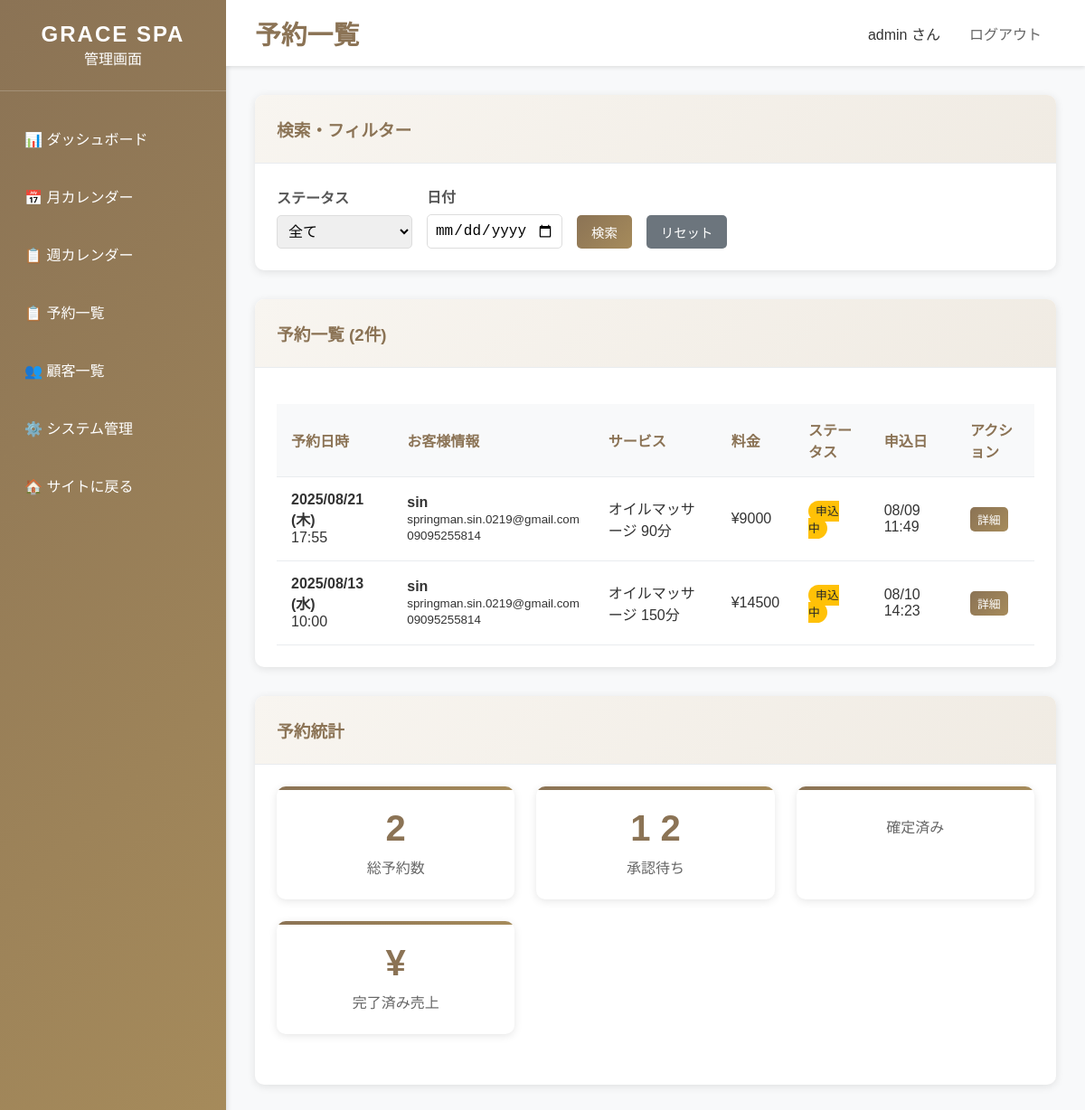
/dashboard/bookings/ (signed in), run on an earlier commit of the app's database.
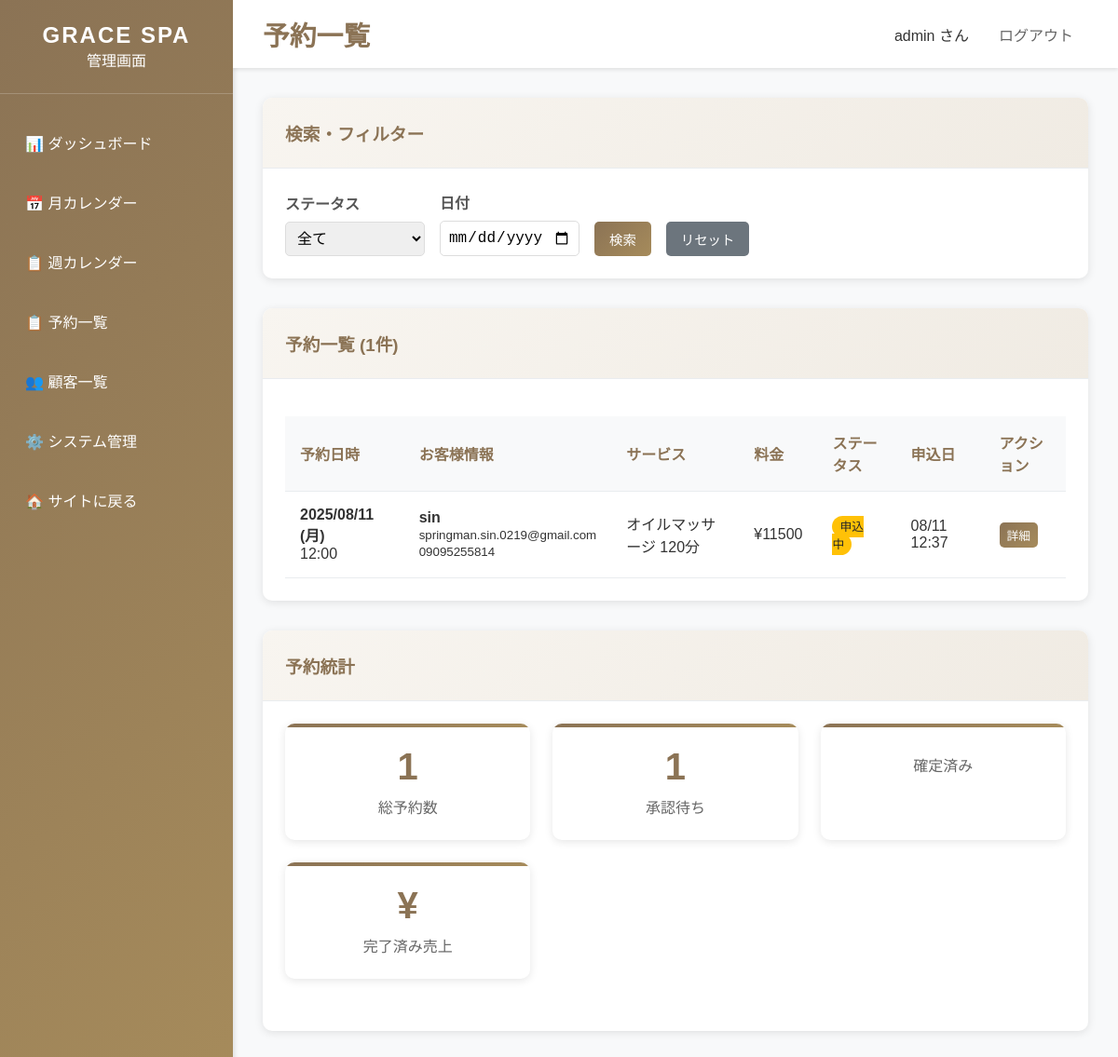
And on a later commit of the database.
### bookings/models.py (models this page shows, shortened)
class Booking(models.Model):
    STATUS_CHOICES = [
        ('pending', '予約申込中'),
        ('confirmed', '予約確定'),
        ('completed', '施術完了'),
        ('cancelled', 'キャンセル'),
        ('no_show', '無断キャンセル'),
    ]
    customer = models.ForeignKey(Customer, on_delete=models.CASCADE, verbose_name='顧客')
    service = models.ForeignKey(Service, on_delete=models.CASCADE, verbose_name='サービス')
    therapist = models.ForeignKey(Therapist, on_delete=models.CASCADE, verbose_name='施術者', blank=True, null=True)
    booking_date = models.DateField('予約日')
    booking_time = models.TimeField('予約時間')
    status = models.CharField('ステータス', max_length=20, choices=STATUS_CHOICES, default='pending')
    notes = models.TextField('備考', blank=True)
    created_at = models.DateTimeField('作成日時', auto_now_add=True)
    updated_at = models.DateTimeField('更新日時', auto_now=True)
    class Meta:
        verbose_name = '予約'
        verbose_name_plural = '予約'
        unique_together = ['booking_date', 'booking_time', 'therapist']

class Customer(models.Model):
    name = models.CharField('お名前', max_length=100)
    email = models.EmailField('メールアドレス')
    phone_regex = RegexValidator(
        regex=r'^[0-9\-]+$',
        message="電話番号は数字とハイフンのみ入力可能です。"
    )
    phone = models.CharField('電話番号', validators=[phone_regex], max_length=20)
    notes = models.TextField('備考', blank=True)
    created_at = models.DateTimeField('作成日時', auto_now_add=True)
    class Meta:
        verbose_name = '顧客'
        verbose_name_plural = '顧客'

class Service(models.Model):
    name = models.CharField('サービス名', max_length=100)
    duration_minutes = models.IntegerField('時間（分）')
    price = models.IntegerField('料金')
    description = models.TextField('説明', blank=True)
    is_active = models.BooleanField('有効', default=True)
    created_at = models.DateTimeField('作成日時', auto_now_add=True)
    class Meta:
        verbose_name = 'サービス'
        verbose_name_plural = 'サービス'

### dashboard/views.py (the view)
# urls.py: path('dashboard/bookings/', views.booking_list, name='booking_list'),
@staff_member_required
def booking_list(request):
    status_filter = request.GET.get('status', '')
    date_filter = request.GET.get('date', '')
    bookings = Booking.objects.all()
    if status_filter:
        bookings = bookings.filter(status=status_filter)
    if date_filter:
        try:
            filter_date = datetime.strptime(date_filter, '%Y-%m-%d').date()
            bookings = bookings.filter(booking_date=filter_date)
        except ValueError:
            pass
    bookings = bookings.order_by('-booking_date', '-booking_time')
    context = {
        'title': '予約一覧 - GRACE SPA管理画面',
        'bookings': bookings,
        'status_choices': Booking.STATUS_CHOICES,
        'current_status': status_filter,
        'current_date': date_filter,
    }
    return render(request, 'dashboard/booking_list.html', context)

### templates/dashboard/booking_list.html (shortened to what this page needs)
{% extends 'dashboard/base_dashboard.html' %}
{% block page_title %}予約一覧{% endblock %}
{% block content %}
<div class="card">
    <div class="card-header">
        <h3>検索・フィルター</h3>
    </div>
    <div class="card-body">
        <form method="get" style="display: flex; gap: 1rem; align-items: end;">
            <div class="form-group" style="margin-bottom: 0;">
                <label for="status">ステータス</label>
                <select name="status" id="status" class="form-control" style="width: 150px;">
                    <option value="">全て</option>
                </select>
            </div>
            <div class="form-group" style="margin-bottom: 0;">
                <label for="date">日付</label>
                <input type="date" name="date" id="date" value="{{ current_date }}" class="form-control" style="width: 150px;">
            </div>
            <button type="submit" class="btn btn-primary">検索</button>
            <a href="{% url 'dashboard:booking_list' %}" class="btn btn-secondary">リセット</a>
        </form>
    </div>
</div>
<div class="card">
    <div class="card-header">
        <h3>予約一覧 ({{ bookings.count }}件)</h3>
    </div>
    <div class="card-body">
        {% if bookings %}
            <table class="table">
                <thead>
                    <tr>
                        <th>予約日時</th>
                        <th>お客様情報</th>
                        <th>サービス</th>
                        <th>料金</th>
                        <th>ステータス</th>
                        <th>申込日</th>
                        <th>アクション</th>
                    </tr>
                </thead>
                <tbody>
                    {% for booking in bookings %}
                    <tr>
                        <td>
                            <strong>{{ booking.booking_date|date:"Y/m/d (D)" }}</strong><br>
                            {{ booking.booking_time }}
                        </td>
                        <td>
                            <strong>{{ booking.customer.name }}</strong><br>
                            <small>{{ booking.customer.email }}</small><br>
                            <small>{{ booking.customer.phone }}</small>
                        </td>
                        <td>{{ booking.service.name }}</td>
                        <td>¥{{ booking.service.price|floatformat:0 }}</td>
                        <td>
                            {% if booking.status == 'pending' %}
                                <span class="badge badge-pending">申込中</span>
                            {% elif booking.status == 'confirmed' %}
                                <span class="badge badge-confirmed">確定</span>
                            {% elif booking.status == 'completed' %}
                                <span class="badge badge-completed">完了</span>
                            {% elif booking.status == 'cancelled' %}
                                <span class="badge badge-cancelled">キャンセル</span>
                            {% elif booking.status == 'no_show' %}
                                <span class="badge badge-no-show">無断キャンセル</span>
                            {% endif %}
                        </td>
                        <td>
                            {{ booking.created_at|date:"m/d H:i" }}
                        </td>
                        <td>
                            <a href="{% url 'dashboard:booking_detail' booking.id %}" class="btn btn-primary btn-sm">詳細</a>
                        </td>
                    </tr>
                    {% endfor %}
                </tbody>
            </table>
        {% else %}
            <p style="text-align: center; color: #666; padding: 3rem;">
                条件に合う予約が見つかりません。
            </p>
        {% endif %}
    </div>
</div>
<div class="card">
    <div class="card-header">
        <h3>予約統計</h3>
    </div>
    <div class="card-body">
        <div class="stats-grid">
            <div class="stat-card">
                <div class="stat-number">
                    {{ bookings|length }}
                </div>
                <div class="stat-label">総予約数</div>
            </div>
            <div class="stat-card">
                <div class="stat-number">
                    {% with pending_count=0 %}
                        {% for booking in bookings %}
                            {% if booking.status == 'pending' %}
                                {{ forloop.counter0|add:1 }}
                            {% endif %}
                        {% endfor %}
                    {% endwith %}
                </div>
                <div class="stat-label">承認待ち</div>
            </div>
            <div class="stat-card">
                <div class="stat-label">確定済み</div>
            </div>
            <div class="stat-card">
                <div class="stat-number">
                    {% with total_revenue=0 %}
                        ¥{% for booking in bookings %}{% if booking.status == 'completed' %}{{ booking.service.price|add:0 }}{% if not forloop.last %}+{% endif %}{% endif %}{% endfor %}
                    {% endwith %}
                </div>
                <div class="stat-label">完了済み売上</div>
            </div>
        </div>
    </div>
</div>
{% endblock %}

### templates/dashboard/base_dashboard.html (shortened to what this page needs)
<!DOCTYPE html>
<html lang="ja">
<head>
</head>
<body>
    <div class="dashboard-container">
        <nav class="sidebar">
            <div class="sidebar-header">
                <h2>GRACE SPA</h2>
                <p>管理画面</p>
            </div>
            <ul class="sidebar-nav">
                <li class="nav-item">
                    <a href="{% url 'dashboard:home' %}" class="nav-link">
                        📊 ダッシュボード
                    </a>
                </li>
                <li class="nav-item">
                    <a href="{% url 'dashboard:calendar' %}" class="nav-link">
                        📅 月カレンダー
                    </a>
                </li>
                <li class="nav-item">
                    <a href="{% url 'dashboard:week_calendar' %}" class="nav-link">
                        📋 週カレンダー
                    </a>
                </li>
                <li class="nav-item">
                    <a href="{% url 'dashboard:booking_list' %}" class="nav-link">
                        📋 予約一覧
                    </a>
                </li>
                <li class="nav-item">
                    <a href="{% url 'dashboard:customer_list' %}" class="nav-link">
                        👥 顧客一覧
                    </a>
                </li>
                <li class="nav-item">
                    <a href="/admin/" class="nav-link">
                        ⚙️ システム管理
                    </a>
                </li>
                <li class="nav-item">
                    <a href="{% url 'website:home' %}" class="nav-link">
                        🏠 サイトに戻る
                    </a>
                </li>
            </ul>
        </nav>
        <main class="main-content">
            <div class="topbar">
                <h1>{% block page_title %}ダッシュボード{% endblock %}</h1>
                <div class="user-info">
                    <span>{{ user.username }} さん</span>
                    <a href="/admin/logout/">ログアウト</a>
                </div>
            </div>
            <div class="content-area">
                {% block content %}
                {% endblock %}
            </div>
        </main>
    </div>
</body>
</html>

### templates/dashboard/base_dashboard.html (style rules this page uses)
* { margin: 0; padding: 0; box-sizing: border-box; }
body { font-family: 'Noto Sans JP', sans-serif; background-color: #f8f9fa; color: #333; }
.dashboard-container { display: flex; min-height: 100vh; }
.sidebar { width: 250px; background: linear-gradient(135deg, #8b7355 0%, #a68b5b 100%); color: white; padding: 0; box-shadow: 2px 0 5px rgba(0,0,0,0.1); }
.sidebar-header { padding: 1.5rem; border-bottom: 1px solid rgba(255,255,255,0.2); text-align: center; }
.sidebar-header h2 { font-size: 1.5rem; letter-spacing: 2px; }
.sidebar-nav { padding: 1rem 0; }
.nav-item { margin: 0.5rem 0; }
.nav-link { display: block; padding: 1rem 1.5rem; color: white; text-decoration: none; transition: all 0.3s; border-left: 3px solid transparent; }
.main-content { flex: 1; overflow-x: auto; }
.topbar { background: white; padding: 1rem 2rem; box-shadow: 0 2px 4px rgba(0,0,0,0.1); display: flex; justify-content: space-between; align-items: center; }
.topbar h1 { color: #8b7355; font-size: 1.8rem; }
.user-info { display: flex; align-items: center; gap: 1rem; }
.user-info a { color: #666; text-decoration: none; padding: 0.5rem 1rem; border-radius: 5px; transition: background-color 0.3s; }
.content-area { padding: 2rem; }
.card { background: white; border-radius: 10px; box-shadow: 0 2px 10px rgba(0,0,0,0.1); margin-bottom: 2rem; }
.card-header { padding: 1.5rem; border-bottom: 1px solid #e9ecef; background: linear-gradient(135deg, #f8f5f0 0%, #f0ebe3 100%); border-radius: 10px 10px 0 0; }
.card-header h3 { color: #8b7355; margin: 0; }
.card-body { padding: 1.5rem; }
.btn { padding: 0.5rem 1rem; border: none; border-radius: 5px; text-decoration: none; display: inline-block; cursor: pointer; font-size: 0.9rem; transition: all 0.3s; }
.btn-primary { background: linear-gradient(135deg, #8b7355 0%, #a68b5b 100%); color: white; }
.btn-secondary { background: #6c757d; color: white; }
.btn-sm { padding: 0.25rem 0.5rem; font-size: 0.8rem; }
.table { width: 100%; border-collapse: collapse; margin-top: 1rem; }
.table th, .table td { padding: 1rem; text-align: left; border-bottom: 1px solid #e9ecef; }
.table th { background-color: #f8f9fa; font-weight: bold; color: #8b7355; }
.badge { padding: 0.25rem 0.5rem; font-size: 0.8rem; border-radius: 15px; color: white; }
.badge-pending { background: #ffc107; color: #212529; }
.stats-grid { display: grid; grid-template-columns: repeat(auto-fit, minmax(250px, 1fr)); gap: 1.5rem; margin-bottom: 2rem; }
.stat-card { background: white; padding: 1.5rem; border-radius: 10px; box-shadow: 0 2px 10px rgba(0,0,0,0.1); text-align: center; position: relative; overflow: hidden; }
.stat-card::before { content: ''; position: absolute; top: 0; left: 0; right: 0; height: 4px; background: linear-gradient(135deg, #8b7355 0%, #a68b5b 100%); }
.stat-number { font-size: 2.5rem; font-weight: bold; color: #8b7355; margin-bottom: 0.5rem; }
.stat-label { color: #666; font-size: 1rem; }
.form-group { margin-bottom: 1rem; }
.form-group label { display: block; margin-bottom: 0.5rem; font-weight: bold; color: #555; }
.form-control { width: 100%; padding: 0.5rem; border: 1px solid #ddd; border-radius: 5px; font-size: 1rem; }

What changed in the data, as far as the page shows it:
removed Booking: booking_date "2025/08/21 (木)", booking_time "17:55", customer.name "sin", customer.email "springman.sin.0219@gmail.com", customer.phone "09095255814", service.name "オイルマッサージ 90分", service.price "9000", status "申込中", created_at "08/09 11:49"
removed Booking: booking_date "2025/08/13 (水)", booking_time "10:00", customer.name "sin", customer.email "springman.sin.0219@gmail.com", customer.phone "09095255814", service.name "オイルマッサージ 150分", service.price "14500", status "申込中", created_at "08/10 14:23"
added Booking: booking_date "2025/08/11 (月)", booking_time "12:00", customer.name "sin", customer.email "springman.sin.0219@gmail.com", customer.phone "09095255814", service.name "オイルマッサージ 120分", service.price "11500", status "申込中", created_at "08/11 12:37"
Also different on the page:
{{ bookings.count }}: "2" → "1"
{{ bookings|length }}: "2" → "1"
